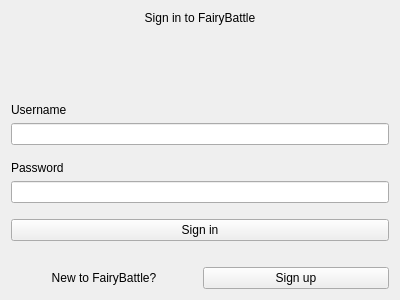
<?xml version="1.0" encoding="UTF-8"?>
<ui version="4.0">
 <class>signInForm</class>
 <widget class="QWidget" name="signInForm">
  <property name="geometry">
   <rect>
    <x>0</x>
    <y>0</y>
    <width>400</width>
    <height>300</height>
   </rect>
  </property>
  <property name="windowTitle">
   <string>Form</string>
  </property>
  <layout class="QGridLayout" name="gridLayout">
   <item row="0" column="0">
    <layout class="QVBoxLayout" name="global_verticalLayout" stretch="0,0,0,0,0">
     <item>
      <widget class="QLabel" name="label_2">
       <property name="text">
        <string>Sign in to FairyBattle</string>
       </property>
       <property name="alignment">
        <set>Qt::AlignCenter</set>
       </property>
      </widget>
     </item>
     <item>
      <spacer name="verticalSpacer_3">
       <property name="orientation">
        <enum>Qt::Vertical</enum>
       </property>
       <property name="sizeHint" stdset="0">
        <size>
         <width>20</width>
         <height>40</height>
        </size>
       </property>
      </spacer>
     </item>
     <item>
      <layout class="QVBoxLayout" name="verticalLayout">
       <item>
        <widget class="QLabel" name="label_3">
         <property name="text">
          <string>Username</string>
         </property>
        </widget>
       </item>
       <item>
        <layout class="QHBoxLayout" name="horizontalLayout_2">
         <item>
          <widget class="QLineEdit" name="username_lineEdit"/>
         </item>
        </layout>
       </item>
       <item>
        <spacer name="verticalSpacer">
         <property name="orientation">
          <enum>Qt::Vertical</enum>
         </property>
         <property name="sizeHint" stdset="0">
          <size>
           <width>20</width>
           <height>10</height>
          </size>
         </property>
        </spacer>
       </item>
       <item>
        <widget class="QLabel" name="label_4">
         <property name="text">
          <string>Password</string>
         </property>
        </widget>
       </item>
       <item>
        <widget class="QLineEdit" name="password_lineEdit"/>
       </item>
       <item>
        <spacer name="verticalSpacer_2">
         <property name="orientation">
          <enum>Qt::Vertical</enum>
         </property>
         <property name="sizeHint" stdset="0">
          <size>
           <width>20</width>
           <height>10</height>
          </size>
         </property>
        </spacer>
       </item>
       <item>
        <layout class="QHBoxLayout" name="horizontalLayout_3">
         <item>
          <widget class="QPushButton" name="signIn_pushButton">
           <property name="text">
            <string>Sign in</string>
           </property>
          </widget>
         </item>
        </layout>
       </item>
       <item>
        <spacer name="verticalSpacer_4">
         <property name="orientation">
          <enum>Qt::Vertical</enum>
         </property>
         <property name="sizeHint" stdset="0">
          <size>
           <width>20</width>
           <height>20</height>
          </size>
         </property>
        </spacer>
       </item>
       <item>
        <layout class="QHBoxLayout" name="horizontalLayout"/>
       </item>
      </layout>
     </item>
     <item>
      <layout class="QHBoxLayout" name="horizontalLayout_4">
       <item>
        <widget class="QLabel" name="label">
         <property name="text">
          <string>New to FairyBattle?</string>
         </property>
         <property name="alignment">
          <set>Qt::AlignCenter</set>
         </property>
        </widget>
       </item>
       <item>
        <widget class="QPushButton" name="signUp_pushButton">
         <property name="text">
          <string>Sign up</string>
         </property>
        </widget>
       </item>
      </layout>
     </item>
     <item>
      <layout class="QHBoxLayout" name="horizontalLayout_5"/>
     </item>
    </layout>
   </item>
  </layout>
 </widget>
 <resources/>
 <connections/>
</ui>
